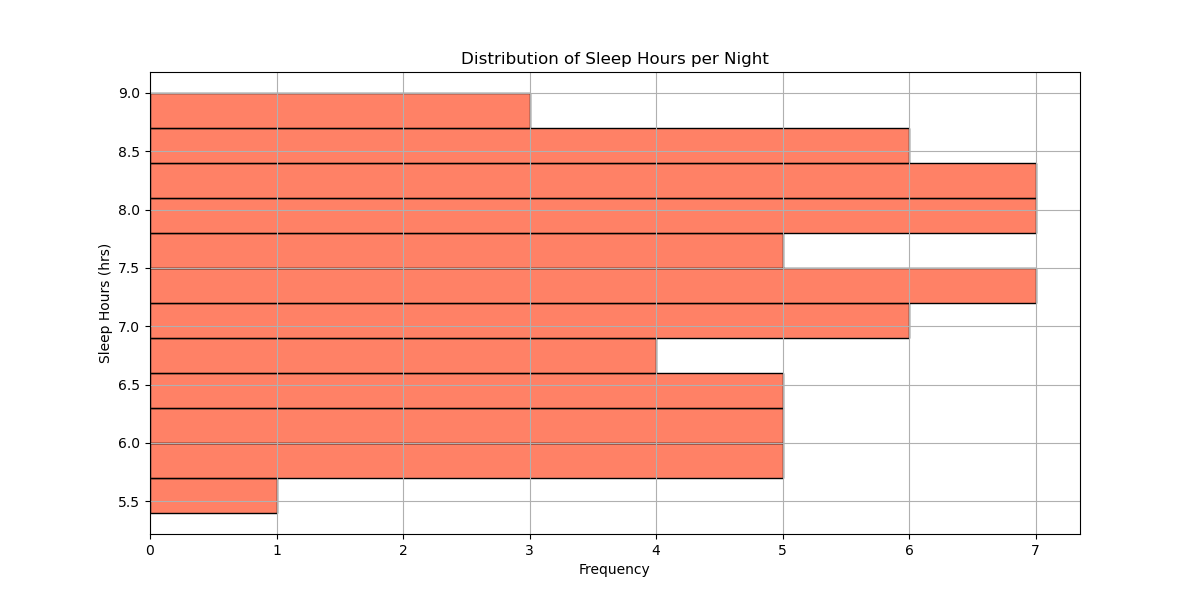

Recreate this plot in Python.

import seaborn as sns
import matplotlib.pyplot as plt
import pandas as pd

data = {
    "Sleep Hours": [6.5, 7.2, 8.1, 5.4, 7.8, 6.0, 7.3, 8.5, 7.9, 6.6,
                    7.1, 8.0, 5.7, 6.8, 7.4, 8.2, 6.2, 7.6, 8.4, 6.9,
                    7.5, 8.3, 5.9, 7.7, 8.6, 6.1, 7.0, 8.7, 6.3, 7.8,
                    6.4, 8.9, 7.3, 5.8, 7.2, 8.1, 6.5, 7.9, 8.2, 6.6,
                    7.4, 8.3, 6.0, 7.5, 8.5, 6.8, 7.6, 8.0, 5.7, 7.1,
                    8.4, 6.2, 7.8, 6.9, 8.6, 7.0, 5.9, 8.7, 6.3, 7.2, 
                    8.1]
}

df = pd.DataFrame(data)

plt.figure(figsize=(12, 6))
sns.histplot(data=df, y="Sleep Hours", color="#FF5733", binwidth=0.3, orientation='vertical')
plt.title('Distribution of Sleep Hours per Night')
plt.ylabel('Sleep Hours (hrs)')
plt.xlabel('Frequency')
plt.grid(True)
plt.show()
